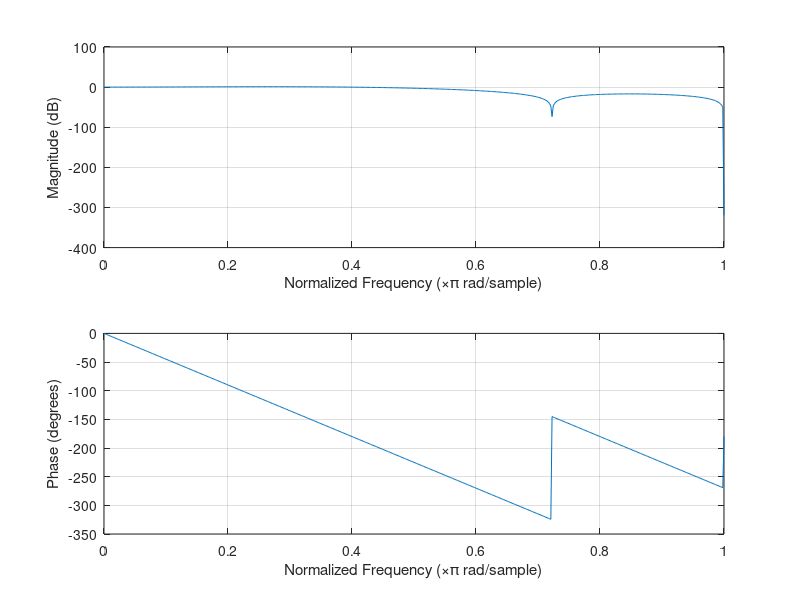

Write the MATLAB code that produced this figure.
wp = 0.5;
ws = 0.6;
delp=0.1;
dels=0.1;
Fs=8000;
N1=-1*20*log10(dels)-7.95;
N2=14.36*(ws-wp)/2*pi;
N=N1/N2;
M=int8(N);
disp(M)
wc=(wp+ws)/2;
disp(wc)
b=fir1(M,wc,'low',rectwin(M+1));
figure(1)
freqz(b,1,512)
